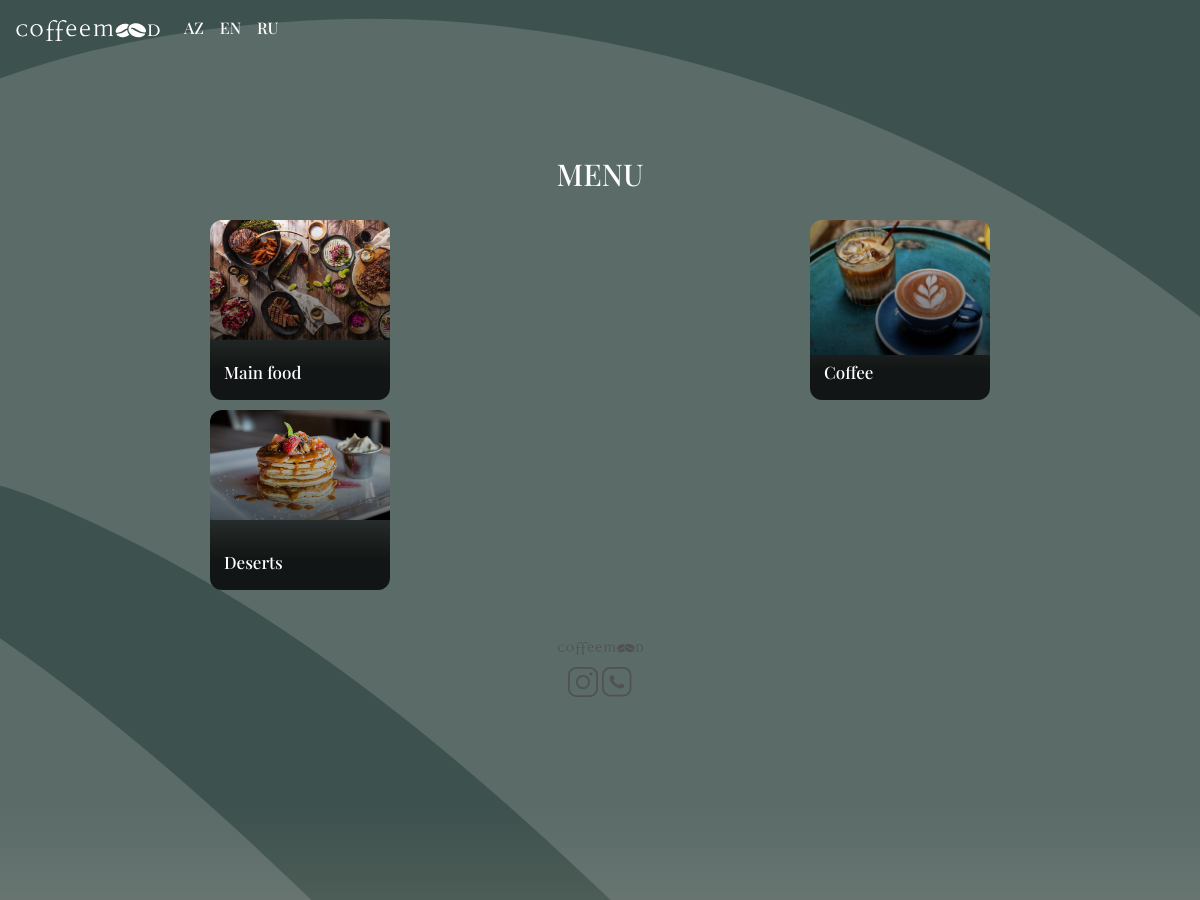
The app's page /categories/en/ (upper part), older data.
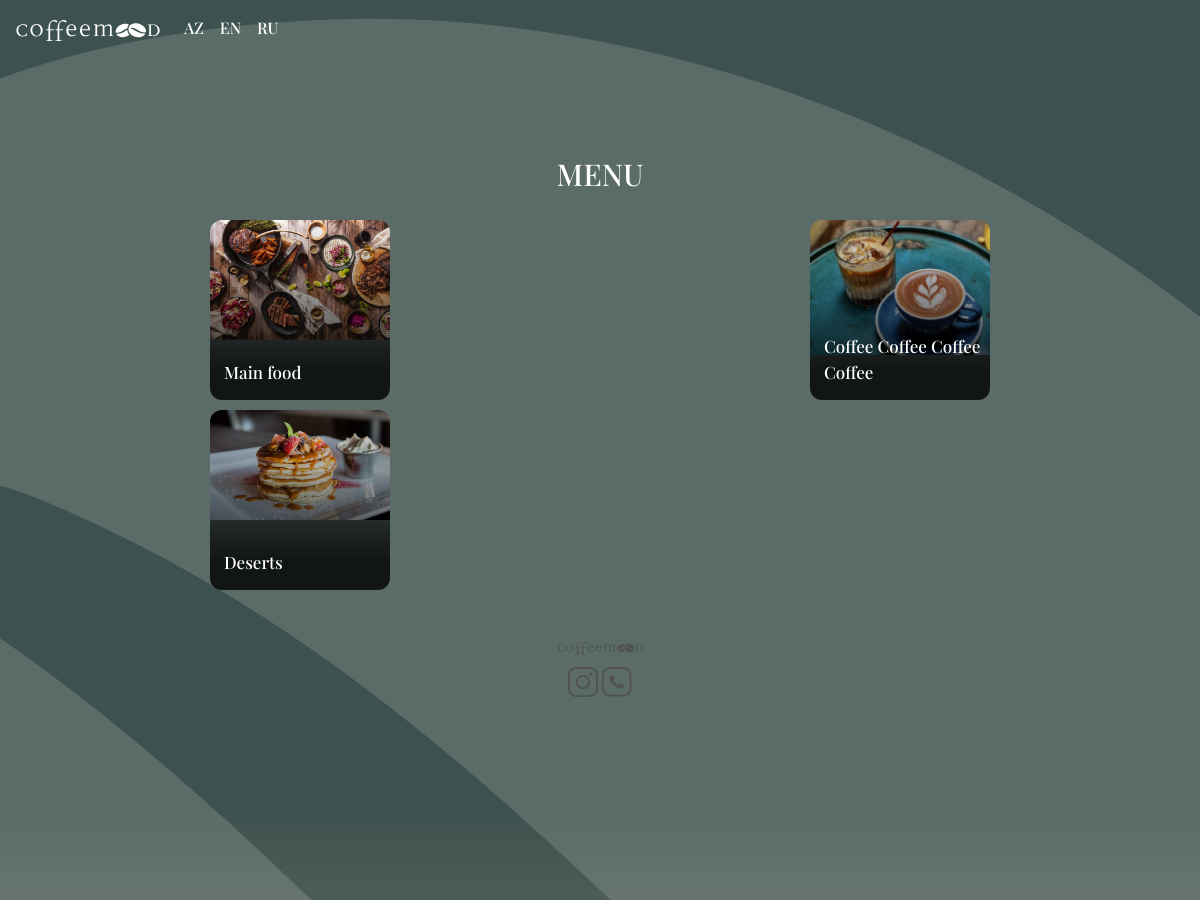
The same page, newer data.
### core/models.py (models this page shows, shortened)
class Category(models.Model):
    en_title = models.CharField('EN Title',max_length=300, null=True)
    ru_title = models.CharField('RU Title',max_length=300, null=True)
    az_title = models.CharField('AZ Title',max_length=300, null=True)
    image = models.ImageField('Image',upload_to='images/', null=True, blank=True)
    created_at = models.DateTimeField(auto_now_add=True)
    updated_at = models.DateTimeField(auto_now=True)
    class Meta:
        verbose_name = 'Category'
        verbose_name_plural = 'Categories'

### core/views.py (the view)
# urls.py: path('categories/en/',EngCategoriesView.as_view(),name ='category-en'),
class EngCategoriesView(ListView):
    template_name = "categories.html"
    model = Category
    context_object_name = 'categories'

### core/templates/categories.html (shortened to what this page needs)
{% load static %}
<!DOCTYPE html>
<html lang="en">
<head>
    <link rel="stylesheet" href="https://cdn.jsdelivr.net/npm/bootstrap@4.5.3/dist/css/bootstrap.min.css">
</head>
<body style="background: linear-gradient(180deg, #3D514E 42.19%, #F3D7B5 100%); background-repeat: no-repeat;">
    <nav class="navbar navbar-expand-lg navbar-light">
        <a class="navbar-brand" href="{% url 'core:main' %}"><img src="{% static '/img/coffeemoodlogo.svg' %}" style="width: 143.97px;" alt=""></a>
        <div class="collapse navbar-collapse" id="navbarNav">
            <ul class="navbar-nav" style="align-items: end;">
                <li class="nav-item active">
                  <a style="color: white;" class="nav-link" href="{% url 'core:category-az' %}">AZ</a>
                </li>
                <li class="nav-item">
                  <a style="color: white;" class="nav-link" href="{% url 'core:category-en' %}">EN</a>
                </li>
                <li class="nav-item">
                  <a style="color: white;" class="nav-link" href="{% url 'core:category-ru' %}">RU</a>
                </li>
              </ul>
        </div>
      </nav>
    <div class="logo-container" style="text-align: center; padding: 100px 50px 20px 50px;z-index: 1;">
        <h1 style="font-size: 30px; color: white;">MENU</h1>
    </div>
    <div class="logo-container" style="z-index: 2;">
        <div class="">
            <div class="row" style="margin-left: 0; margin-right: 0;">
                {% for category in categories %}
                <div class="col-6" style="margin-bottom: 10px; text-align: -webkit-center; padding: 0;">
                    <a href="{% url 'core:products-en' %}?category={{category.en_title}}">
                        <div style="width: 180px; display: flex; -webkit-align-items: flex-end; padding-left: 14px; padding-bottom: 15px; height: 180px; background:linear-gradient(180deg, rgba(0, 0, 0, 0) 0%, #000000cc 82.81%), url({{category.image.url}}); background-size: contain; background-repeat: no-repeat; border-radius: 12px;">
                            <span href="" style="font-size: 17px; color: white; text-align: start;">{{category.en_title}}</span>
                        </div>
                    </a>
                </div>
                {% endfor %}
            </div>
        </div>
    </div>
    <div class="logo-container" style="text-align: center; padding: 35px 50px 8px 50px;">
        <a href="">
        </a>
     </div>
    <div class="logo-container" style="text-align: center; padding: 0px 50px 20px 50px;">
        <a href="">
        </a>
        <a href="">
        </a>
     </div>
<img src="{% static '/img/bean.svg' %}" class="bean" style="margin-top: -700px; width: 100%;" alt="">
</body>
</html>

Row changes from the older to the newer data that the page shows:
changed Category: en_title "Coffee" → "Coffee Coffee Coffee Coffee"
